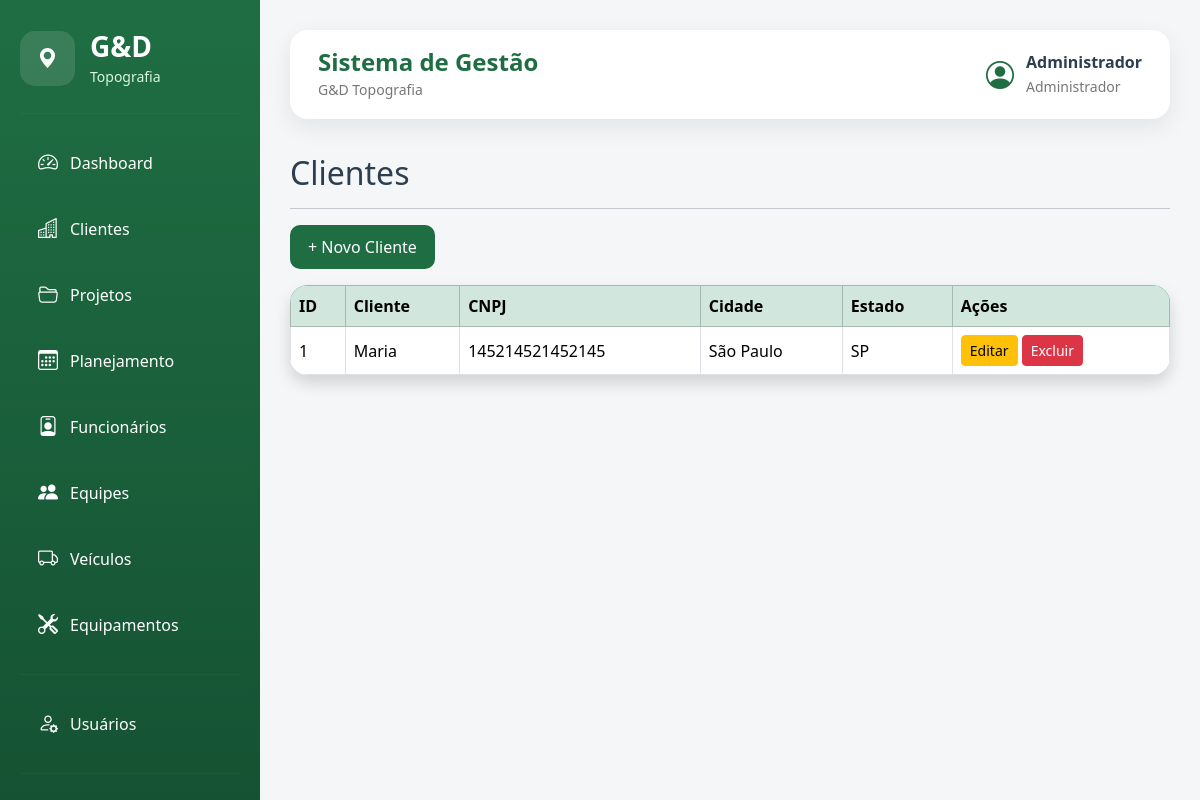
Screenshot of /clientes (signed in) with the database file from the repository.
### models/usuario.py (models this page shows, shortened)
class Usuario(UserMixin, db.Model):
    __tablename__ = "usuarios"
    id = db.Column(db.Integer, primary_key=True)
    nome = db.Column(db.String(100), nullable=False)
    email = db.Column(db.String(120), unique=True, nullable=False)
    senha = db.Column(db.String(255), nullable=False)
    perfil = db.Column(
        db.String(50),
        nullable=False,
        default="Administrador"
    )
    ativo = db.Column(
        db.Boolean,
        nullable=False,
        default=True
    )
    data_criacao = db.Column(
        db.DateTime,
        default=datetime.utcnow
    )
    ultimo_login = db.Column(
        db.DateTime,
        nullable=True
    )
    ultimo_acesso = db.Column(
        db.DateTime,
        nullable=True
    )
    foto = db.Column(
        db.String(255),
        nullable=True
    )
    telefone = db.Column(
        db.String(20),
        nullable=True
    )
    observacoes = db.Column(
        db.Text,
        nullable=True
    )

### models/cliente.py (models this page shows)
class Cliente(db.Model):
    __tablename__ = "clientes"
    id = db.Column(db.Integer, primary_key=True)
    nome = db.Column(db.String(150), nullable=False)
    cnpj = db.Column(db.String(20))
    telefone = db.Column(db.String(20))
    email = db.Column(db.String(120))
    endereco = db.Column(db.String(200))
    cidade = db.Column(db.String(100))
    estado = db.Column(db.String(2))
    responsavel = db.Column(db.String(100))
    centro_custo = db.Column(db.String(50))

### routes/clientes.py (the view)
@clientes.route("/clientes")
@login_required
def listar_clientes():
    lista = Cliente.query.order_by(Cliente.nome).all()
    return render_template(
        "clientes.html",
        clientes=lista
    )

### app.py (called while the page is built)
@app.context_processor
def inject_csrf_token():
    return dict(csrf_token=generate_csrf)

@login_manager.user_loader
def load_user(user_id):
    return Usuario.query.get(int(user_id))

### templates/clientes.html (shortened to what this page needs)
{% extends "layout/base.html" %}
{% block content %}
<h2>Clientes</h2>
<hr>
<a href="/clientes/novo" class="btn btn-success mb-3">
    + Novo Cliente
</a>
<table class="table table-bordered table-hover bg-white shadow">
    <thead class="table-success">
        <tr>
            <th>ID</th>
            <th>Cliente</th>
            <th>CNPJ</th>
            <th>Cidade</th>
            <th>Estado</th>
            <th>Ações</th>
        </tr>
    </thead>
    <tbody>
        {% if clientes %}
            {% for cliente in clientes %}
            <tr>
                <td>{{ cliente.id }}</td>
                <td>{{ cliente.nome }}</td>
                <td>{{ cliente.cnpj }}</td>
                <td>{{ cliente.cidade }}</td>
                <td>{{ cliente.estado }}</td>
                <td>
                    <a href="/clientes/editar/{{ cliente.id }}"
                       class="btn btn-warning btn-sm">
                        Editar
                    </a>
                    <a href="/clientes/excluir/{{ cliente.id }}"
                       class="btn btn-danger btn-sm"
                       onclick="return confirm('Deseja realmente excluir este cliente?')">
                        Excluir
                    </a>
                </td>
            </tr>
            {% endfor %}
        {% else %}
            <tr>
                <td colspan="6" class="text-center">
                    Nenhum cliente cadastrado.
                </td>
            </tr>
        {% endif %}
    </tbody>
</table>
{% endblock %}

### templates/layout/base.html (shortened to what this page needs)
<!DOCTYPE html>
<html lang="pt-BR">
<head>
    <link href="https://cdn.jsdelivr.net/npm/bootstrap@5.3.3/dist/css/bootstrap.min.css" rel="stylesheet">
    <link href="https://cdn.jsdelivr.net/npm/bootstrap-icons@1.11.3/font/bootstrap-icons.css" rel="stylesheet">
    <link rel="stylesheet" href="{{ url_for('static', filename='css/style.css') }}">
</head>
<body>
    <div class="sidebar">
        <div class="logo">
            <div class="logo-icon">
                <i class="bi bi-geo-alt-fill"></i>
            </div>
            <div>
                <h3>G&D</h3>
                <small>Topografia</small>
            </div>
        </div>
        <hr>
        <a href="{{ url_for('dashboard.inicio') }}">
            <i class="bi bi-speedometer2"></i>
            <span>Dashboard</span>
        </a>
        <a href="{{ url_for('clientes.listar_clientes') }}">
            <i class="bi bi-buildings"></i>
            <span>Clientes</span>
        </a>
        <a href="{{ url_for('projetos.listar_projetos') }}">
            <i class="bi bi-folder2-open"></i>
            <span>Projetos</span>
        </a>
        <a href="{{ url_for('planejamento.listar_planejamento') }}">
            <i class="bi bi-calendar3"></i>
            <span>Planejamento</span>
        </a>
        <a href="{{ url_for('funcionarios.listar_funcionarios') }}">
            <i class="bi bi-person-badge"></i>
            <span>Funcionários</span>
        </a>
        <a href="{{ url_for('equipes.listar_equipes') }}">
            <i class="bi bi-people-fill"></i>
            <span>Equipes</span>
        </a>
        <a href="{{ url_for('veiculos.listar_veiculos') }}">
            <i class="bi bi-truck"></i>
            <span>Veículos</span>
        </a>
        <a href="{{ url_for('equipamentos.listar_equipamentos') }}">
            <i class="bi bi-tools"></i>
            <span>Equipamentos</span>
        </a>
        <hr>
        <a href="{{ url_for('usuarios.listar_usuarios') }}">
            <i class="bi bi-person-gear"></i>
            <span>Usuários</span>
        </a>
        <hr>
        <a href="{{ url_for('auth.logout') }}">
        </a>
    </div>
    <div class="conteudo">
        <div class="topbar">
            <div>
                <h4>Sistema de Gestão</h4>
                <small>G&D Topografia</small>
            </div>
            <div class="topbar-right">
                <div class="usuario">
                    <i class="bi bi-person-circle fs-3"></i>
                    <div>
                        <strong>
                            {{ current_user.nome }}
                        </strong>
                        <small>
                            {{ current_user.perfil }}
                        </small>
                    </div>
                </div>
            </div>
        </div>
        {% block content %}
        {% endblock %}
    </div>
</body>
</html>

### static/css/style.css (style rules this page uses)
:root { --verde-principal:#1F6E43; --verde-secundario:#2E8B57; --verde-escuro:#155233; --cinza-claro:#F4F6F8; --cinza:#D8DEE4; --texto:#2C3E50; --branco:#FFFFFF; --sombra:0 8px 25px rgba(0,0,0,.08); --radius:18px; }
* { margin:0; padding:0; box-sizing:border-box; }
body { background:var(--cinza-claro); font-family:"Segoe UI",Tahoma,Geneva,Verdana,sans-serif; color:var(--texto); overflow-x:hidden; }
.sidebar { position:fixed; top:0; left:0; width:260px; height:100vh; background:linear-gradient( 180deg, var(--verde-principal), var(--verde-escuro) ); color:white; padding:30px 20px; overflow-y:auto; overflow-x:hidden; z-index:1000; }
.logo { display:flex; align-items:center; gap:15px; margin-bottom:25px; }
.logo-icon { width:55px; height:55px; border-radius:15px; background:rgba(255,255,255,.12); display:flex; align-items:center; justify-content:center; font-size:28px; }
.logo h3 { margin:0; font-weight:700; }
.logo small { color:#d9f6df; }
.sidebar hr { border-color:rgba(255,255,255,.15); margin:20px 0; }
.sidebar a { display:flex; align-items:center; gap:12px; color:white; text-decoration:none; padding:14px 18px; border-radius:12px; margin-bottom:8px; transition:.25s; }
.sidebar i { font-size:20px; }
.conteudo { margin-left:260px; width:calc(100% - 260px); min-height:100vh; padding:30px; }
.topbar { background:white; border-radius:18px; padding:18px 28px; display:flex; justify-content:space-between; align-items:center; margin-bottom:35px; box-shadow:var(--sombra); }
.topbar h4 { margin:0; color:var(--verde-principal); font-weight:700; }
.topbar small { color:#777; }
.topbar-right { display:flex; align-items:center; gap:20px; }
.usuario { display:flex; align-items:center; gap:12px; }
.usuario i { color:var(--verde-principal); }
.usuario strong { display:block; }
.usuario small { color:#777; }
.btn-success { background:var(--verde-principal); border:none; border-radius:10px; padding:10px 18px; }
.table { background:white; border-radius:18px; overflow:hidden; }
.table thead { background:var(--verde-principal); color:white; }
.table td { vertical-align:middle; }

### rows the page displays
Usuario: nome "Administrador", perfil "Administrador"
Cliente: id "1", nome "Maria", cnpj "145214521452145", cidade "São Paulo", estado "SP"
